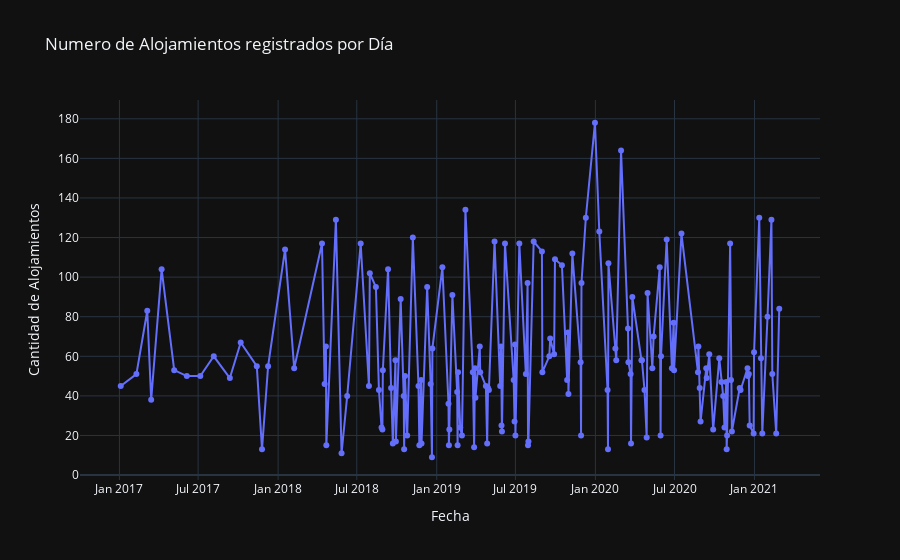

Notebook cell for this chart:
### Markdown cell above
Numero de Alojamientos registrados por Día

### Code cell
# Contar alojamientos por día
alojamientos_por_dia = df_op['insert_date'].dt.date.value_counts().sort_index()

# Crear DataFrame para Plotly
df_dia = alojamientos_por_dia.reset_index()
df_dia.columns = ['Fecha', 'Cantidad']

fig = px.line(df_dia, x='Fecha', y='Cantidad', 
              title='Numero de Alojamientos registrados por Día',
              markers=True,
              template='plotly_dark')
fig.update_layout(xaxis_title='Fecha', yaxis_title='Cantidad de Alojamientos')
fig.show()

### Figure 1 — Plotly figure (JSON) as saved in the notebook; plotly's stock layout.template omitted (floating-point values rounded to 4 significant figures; data arrays with more than 128 entries replaced by an {"elided": "..."} marker saying what was removed)
{"data": [{"hovertemplate": "Fecha=%{x}<br>Cantidad=%{y}<extra></extra>", "legendgroup": "", "line": {"color": "#636efa", "dash": "solid"}, "marker": {"symbol": "circle"}, "mode": "lines+markers", "name": "", "orientation": "v", "showlegend": false, "type": "scatter", "x": {"elided": "164 str values"}, "xaxis": "x", "y": {"elided": "164 int values"}, "yaxis": "y"}], "layout": {"legend": {"tracegroupgap": 0}, "title": {"text": "Numero de Alojamientos registrados por Día"}, "xaxis": {"anchor": "y", "domain": [0, 1], "title": {"text": "Fecha"}}, "yaxis": {"anchor": "x", "domain": [0, 1], "title": {"text": "Cantidad de Alojamientos"}}}}
